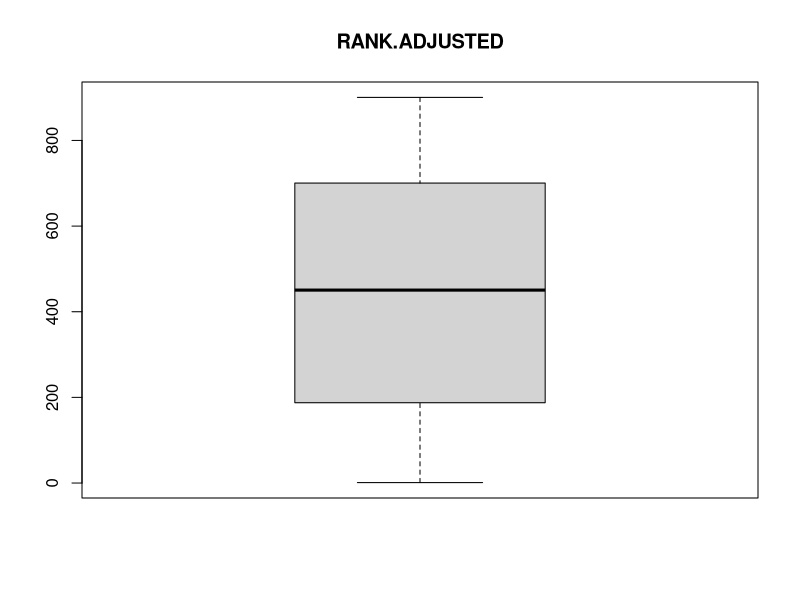
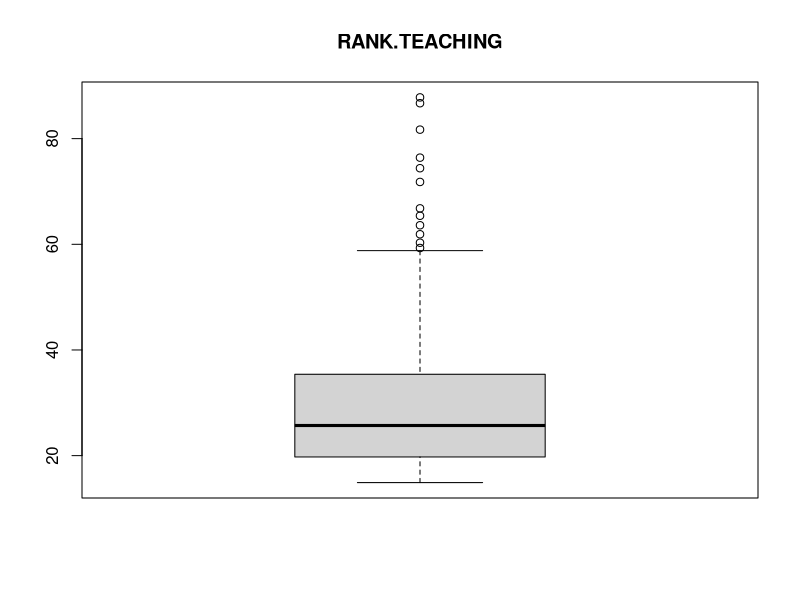
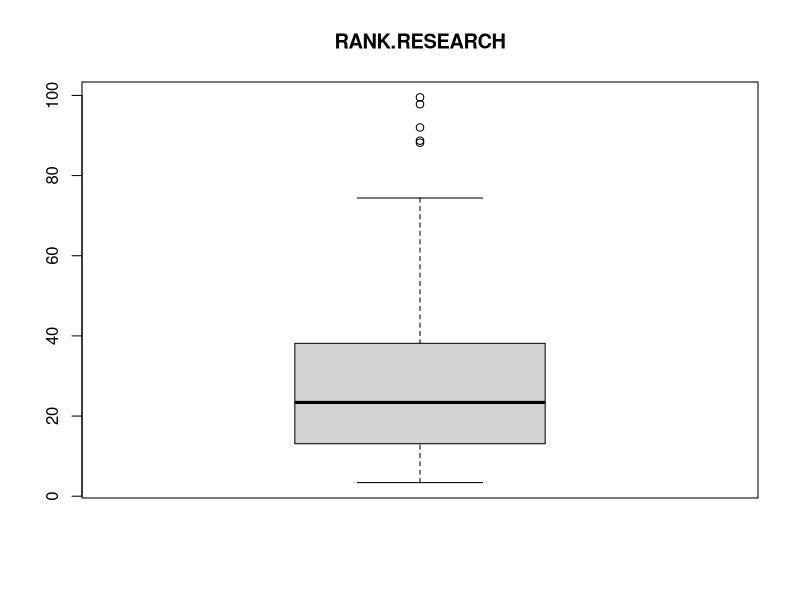
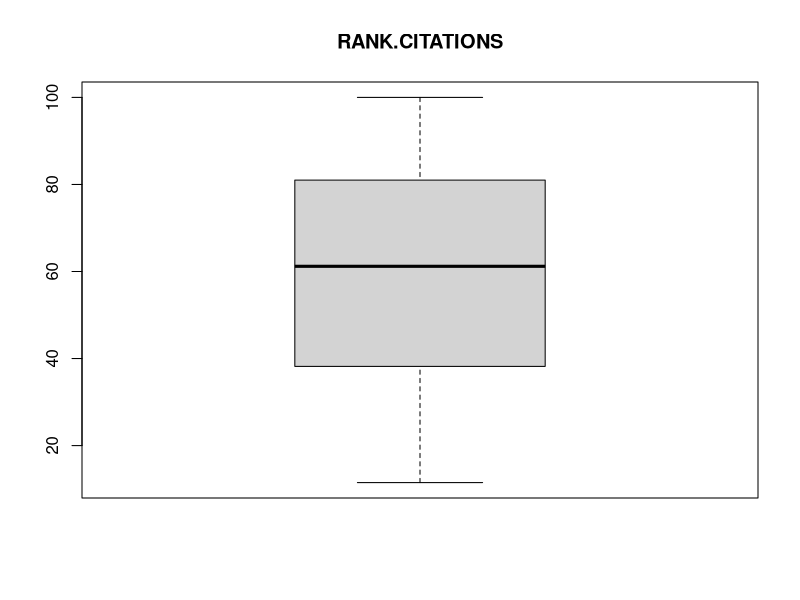
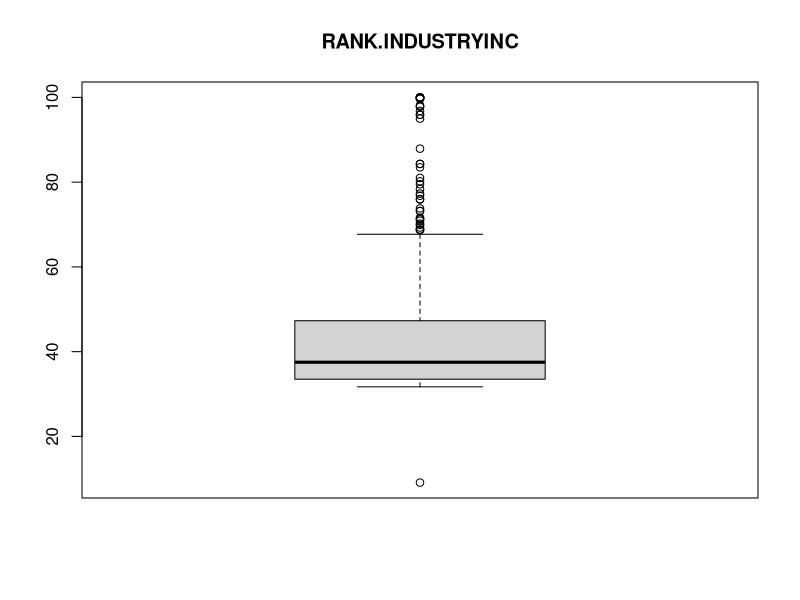
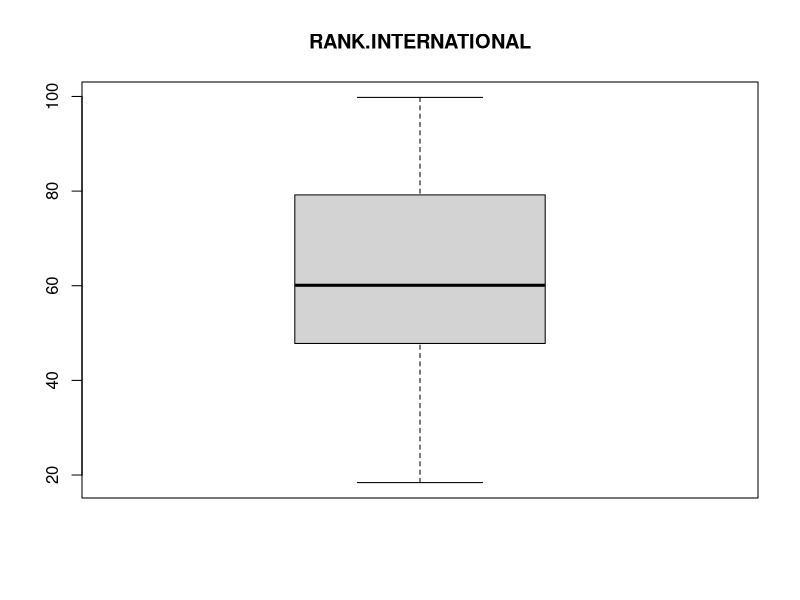
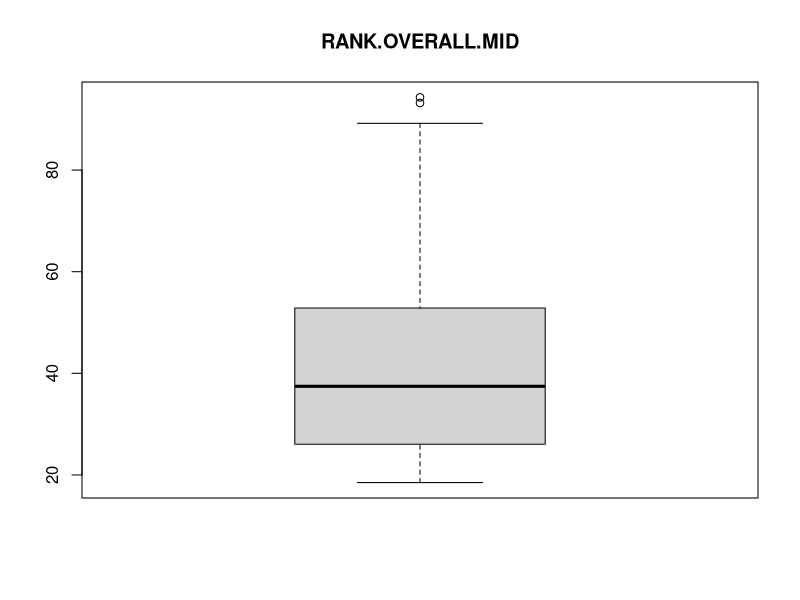
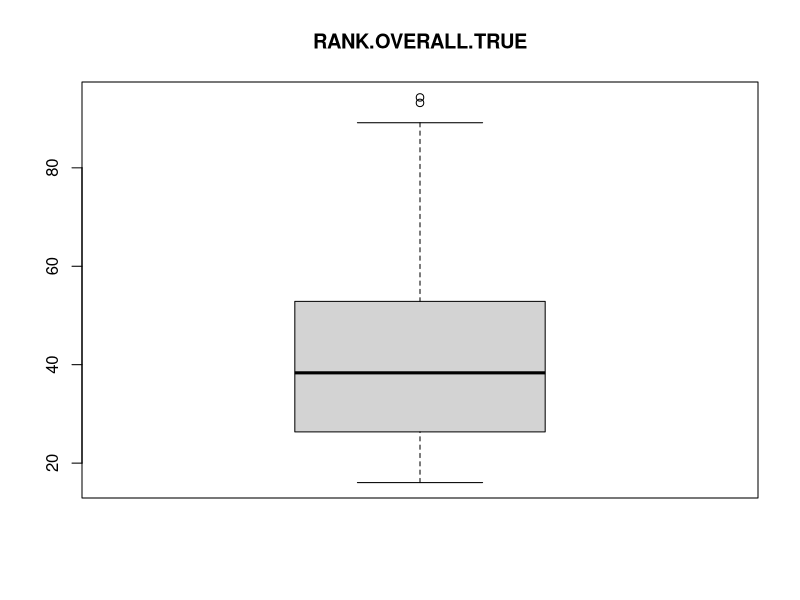

The R source for these figures, in order: (Note: this script raises an error after producing the figures.)

# required packages (with installation if needed)
list.of.packages <- c("ggplot2","readxl","tidyverse","magrittr")
new.packages <- list.of.packages[!(list.of.packages %in% installed.packages()[,"Package"])]
if(length(new.packages)) install.packages(new.packages)
lapply(list.of.packages, require, character.only = TRUE)
rm(list = c("list.of.packages","new.packages"))


# Map table for countries to region
map_cntry=data.frame(BAS.COUNTRY=c("UK","FR","DE","LU","BE","AT","CH","IE","NL",
                                   "NO","FI","DK","SE","IS",
                                   "SK","PL","HU","CZ","EE","LV","LT","RO","SI",
                                   "ES","PT","HR","GR","IT",
                                   "TR"),
                       REGION   =c(rep("WE", 9),
                                   rep("NE", 5),
                                   rep("MEE",9),
                                   rep("SE", 5),
                                   rep("TR", 1)))

map_rank =data.frame(RANK=c(1:200,
                            "201-250","251-300","301-350",
                            "401-500", "501-600",
                            "601-800", "801-1000"),
                     RANK_num   =c(1:200,225,275,325, 450, 550, 700, 900))


data =  read_xlsx(path = "ETER_THE_2018_ext - korelace.xlsx", sheet="data") %>% tibble # load data
data_prem =  read_xlsx(path = "ETER_THE_2018_ext - korelace.xlsx", sheet="vysledky") %>% tibble # load data

# first row with column description
col_description = data %>% filter(row_number() == 1) 

# remove column description
data = data %>% filter(!row_number() == 1)
n = nrow(data)

# find countries not listed in our region mapping table 
cntry_list = data %>% select(BAS.COUNTRY) %>% distinct() %>% pull() 
unlisted_cnt = length(cntry_list[!cntry_list %in% map_cntry$BAS.COUNTRY])
if (unlisted_cnt>0) message("There are countries not listed within region")
rm(list = c("cntry_list","unlisted_cnt"))

# map region
data %<>% 
  merge(map_cntry,by = "BAS.COUNTRY") %<>% 
  merge(map_rank, by = "RANK")

# change variable types for numerical
for (col in colnames(data)){
  if (sum(is.na(as.numeric(data[,col])),na.rm=T) < (n/2) ) {
    data[,col] = as.numeric(data[,col])
  }
}

numerics = unlist(lapply(data, is.numeric), use.names = F)


i = 0
# visualize all variables by region
for(col in numerics){
  i= i+1
  if (numerics[i]) {
    boxplot(data[,i], main = colnames(data)[i])
  }
}

sum(numerics)

GGally::ggpairs(data=)


rm(list = c("map_cntry","map_rank","col"))


summary(lm(RANK_num ~ EXP.CURRPERSON.EURO,data))

plot(y=data$RANK_num,x=data$EXP.CURRPERSON.EURO)

# zistiť alternatívu k testovaniu hypotéz pre vyčerpávajúce šetrenie
# sledovať nielen pre viac premenných, ale aj len pre jednu financie vs ranking (zatiaľ nie, možno v ďalšom kroku)
# ranking vs "HDP per capita" alebo podobne ale očistiť rozpočtu (total current revenue/expenditure)
# závislosť významná s výdajmi na research
# 

# použiť ako vysvetľujúcu premennú EXP.CURRTOTAL.EURO

ggplot(data, aes(x = EXP.CURRPERSON.EURO, y = RANK_num, col = REGION)) +
  geom_point()
ggplot(data %>% filter(REGION != "WE"), aes(x = EXP.CURRPERSON.EURO, y = RANK_num, col = REGION)) +
  geom_point()


data %>% 
  filter(REGION == "MEE", RANK_num < 500) %>% 
  select(BAS.COUNTRY,BAS.ETERIDYEAR)



unique(data_prem$Variable)
# zoznam numerických dobrých premenných 




GGally::ggpairs(data %>% select(RANK.OVERALL.TRUE, 
                                data_prem$Variable[seq(0,length(data_prem$Variable),10)]))

# doplniť HDP a sledovať závislosť



data$STUD.ISCED5_7FOE08_SHARE

summary(lm(RANK.OVERALL.TRUE~
            EXP.CURRNONPERSON.EURO + 
             PERS.TOTACAHC+ 
            IND.RES.PHDINTENSITY+
             STUD.PER.STAFF, 
           data = data))



plot(data$STUD.TOTALISCED5_7, data$PERS.TOTACAHC)


# pripravím generovanie modelov so súhrnom štatistík
# 

expand.grid(c("a","b"),c("d","e"),c("f","g"))

 

